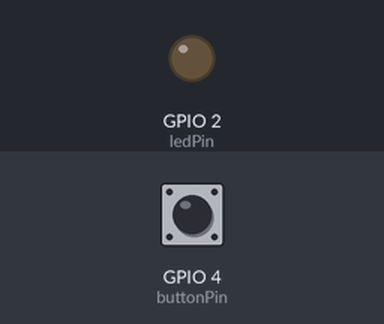
The sketch below on a simulated ESP32. Shown: output pins drawn as LEDs (lit = HIGH). The inputs (shaded band) are chosen by the test bench; at power-on: GPIO 4 (buttonPin) HIGH.

Above: at 1.2 s.
1.3 s: GPIO 4 (buttonPin) pulled LOW for 0.15 s
At 1.37 s:
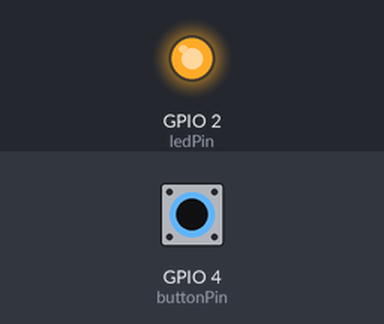
2.9 s: GPIO 4 (buttonPin) pulled LOW for 3.2 s
At 7.0 s:
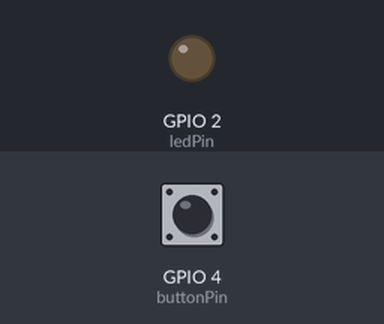
Timing chart, 0 to 8.5 s (numbered marks = the images above; inputs shaded):
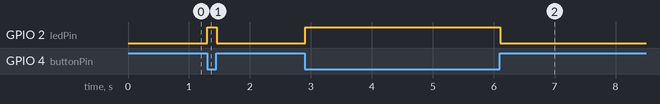

Measured:
- after the input at 1.3 s, GPIO 2 (ledPin): LOW → HIGH at once, → LOW 0.15 s later
- after the input at 2.9 s, GPIO 2 (ledPin): LOW → HIGH at once, → LOW 3.2 s later

The sketch:

button.ino
```cpp
// বোতাম চাপলে LED জ্বলবে (Button) — ESP32 বোর্ড
// বোতামের এক পা D4 পিনে, অন্য পা GND-তে লাগাও। LED থাকবে D2 পিনে।

const int buttonPin = 4;
const int ledPin = 2;

void setup() {
  pinMode(buttonPin, INPUT_PULLUP);  // না চাপলে পিন HIGH থাকে
  pinMode(ledPin, OUTPUT);
}

void loop() {
  if (digitalRead(buttonPin) == LOW) {   // চাপলে পিন LOW হয়
    digitalWrite(ledPin, HIGH);
  } else {
    digitalWrite(ledPin, LOW);
  }
  delay(10);
}
```
